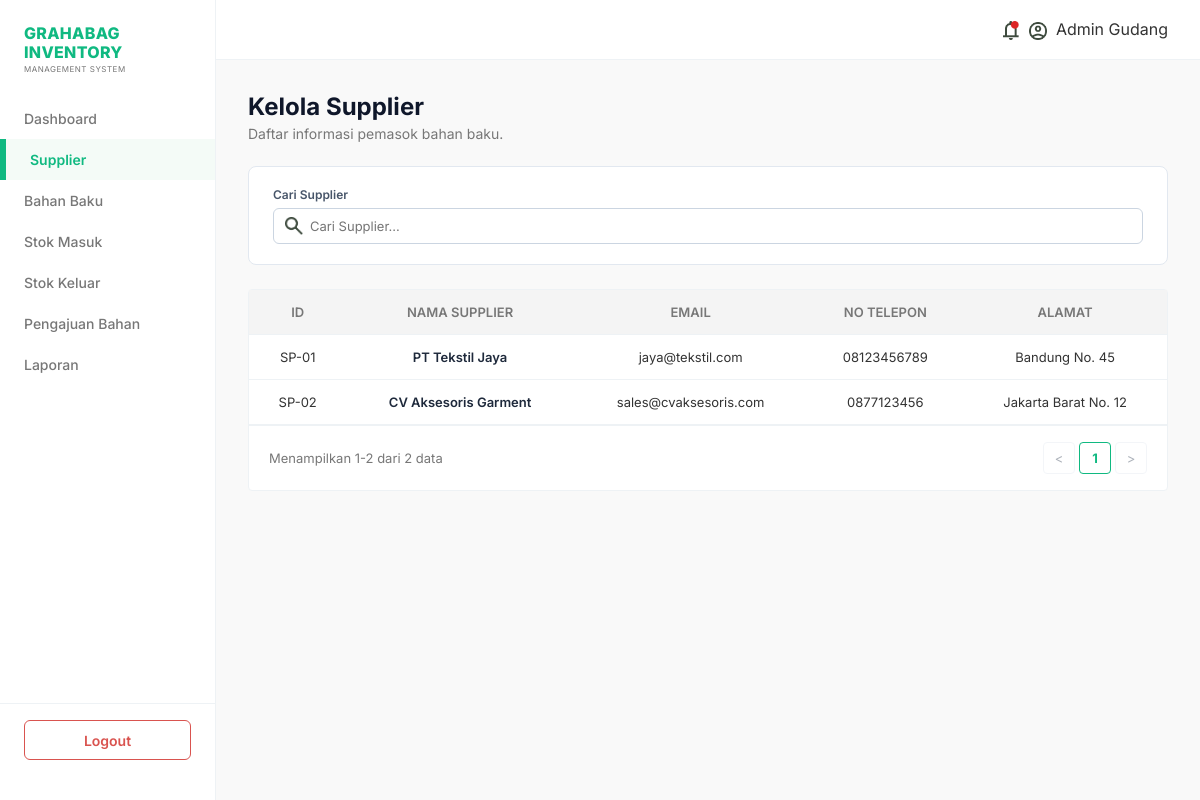
/pages/supplier.php (signed in), run on the app's committed database.
### tables this page shows
CREATE TABLE suppliers (
    supplier_id INT AUTO_INCREMENT PRIMARY KEY,
    supplier_name VARCHAR(50) NOT NULL,
    email VARCHAR(100) NOT NULL,
    no_telp VARCHAR(50) NOT NULL,
    address VARCHAR(255) NOT NULL
);

### pages/supplier.php (the view, shortened to what this page needs)
<?php
require_once '../includes/header.php';
require_once '../includes/sidebar.php';
$role = $_SESSION['role'] ?? 'admin';
$query_supplier = "SELECT * FROM suppliers ORDER BY supplier_id ASC";
$suppliers = $conn->query($query_supplier);
$total_supplier = $suppliers->num_rows;
?>
<div class="bahan-baku-container">
    <div class="page-header-action">
        <div class="header-left">
            <h1 class="page-title-main">Kelola Supplier</h1>
            <p class="page-subtitle-main">Daftar informasi pemasok bahan baku.</p>
        </div>
    </div>
    <div class="filter-stok-wrapper">
        <div class="search-stock-box">
            <label>Cari Supplier</label>
            <div class="search-input-inner">
                <img src="../assets/icons/search.png" alt="Search" class="table-icon-img">
                <input type="text" id="tableSearch" placeholder="Cari Supplier...">
            </div>
        </div>
    </div>
    <div class="content-table-wrapper">
        <table class="data-table">
            <thead>
                <tr>
                    <th>ID</th>
                    <th>NAMA SUPPLIER</th>
                    <th>EMAIL</th>
                    <th>NO TELEPON</th>
                    <th>ALAMAT</th>
                </tr>
            </thead>
            <tbody>
                <?php if ($total_supplier > 0): ?>
                    <?php while($row = $suppliers->fetch_assoc()): ?>
                    <tr>
                        <td>SP-0<?php echo $row['supplier_id']; ?></td>
                        <td class="text-material-name"><?php echo htmlspecialchars($row['supplier_name']); ?></td>
                        <td><?php echo htmlspecialchars($row['email']); ?></td>
                        <td><?php echo htmlspecialchars($row['no_telp']); ?></td>
                        <td><?php echo htmlspecialchars($row['address']); ?></td>
                    </tr>
                    <?php endwhile; ?>
                <?php else: ?>
                    <tr>
                        <td colspan="<?php echo ($role === 'owner') ? '6' : '5'; ?>" style="text-align: center; color: var(--text-secondary);">Belum ada data supplier.</td>
                    </tr>
                <?php endif; ?>
            </tbody>
        </table>
        <div class="table-footer-pagination">
            <div class="pagination-info">Menampilkan 1-<?php echo $total_supplier; ?> dari <?php echo $total_supplier; ?> data</div>
            <div class="pagination-controls">
            </div>
        </div>
    </div>
</div>
</div> </div> <script src="../assets/main.js?v=<?= time(); ?>"></script>
</body>
</html>

### assets/style.css (style rules this page uses)
:root { --main-green: #10b981; --light-green: #76c800; --pale-white: #f9f9f9; --light-gray: #f4f4f4; --accent-blue: #4fa3f7; --text-main: #333333; --text-secondary: #777777; --error-red: #d9534f; --success-green: #5cb85c; --border-color: #eef2f5; }
* { box-sizing: border-box; margin: 0; padding: 0; font-family: 'Inter', sans-serif; }
body { background-color: var(--pale-white); color: var(--text-main); }
.content-table-wrapper { background: #ffffff; border: 1px solid var(--border-color); border-radius: 4px; }
.table-icon-img { width: 18px; height: 18px; object-fit: contain; vertical-align: middle; }
.data-table { width: 100%; border-collapse: collapse; text-align: left; font-size: 13px; }
.data-table th { background-color: var(--light-gray); padding: 14px 20px; font-weight: 600; color: var(--text-secondary); border-bottom: 1px solid var(--border-color); text-align: center; }
.data-table td { padding: 14px 20px; border-bottom: 1px solid var(--border-color); text-align: center; }
.page-header-action { display: flex; justify-content: space-between; align-items: center; margin-bottom: 24px; }
.page-title-main { font-size: 24px; font-weight: 700; color: #0f172a; }
.page-subtitle-main { font-size: 14px; color: var(--text-secondary); margin-top: 4px; }
.text-material-name { color: #1e293b; font-weight: 600 !important; }
.table-footer-pagination { padding: 16px 20px; display: flex; justify-content: space-between; align-items: center; border-top: 1px solid var(--border-color); }
.pagination-info { font-size: 13px; color: var(--text-secondary); }
.pagination-controls { display: flex; align-items: center; gap: 4px; }
.filter-stok-wrapper { background: #ffffff; border: 1px solid #e2e8f0; border-radius: 8px; padding: 20px 24px; display: flex; align-items: flex-end; gap: 20px; margin-bottom: 24px; }
.date-input-box label, .search-stock-box label { font-size: 12px; font-weight: 600; color: #475569; }
.search-stock-box { display: flex; flex-direction: column; gap: 6px; flex-grow: 1; }
.search-input-inner { position: relative; }
.search-input-inner .table-icon-img { position: absolute; left: 12px; top: 50%; transform: translateY(-50%); }
.search-input-inner input { width: 100%; padding: 9px 12px 9px 36px; border: 1px solid #cbd5e1; border-radius: 6px; font-size: 13px; outline: none; }

### data on the page
suppliers: supplier_id "1", supplier_name "PT Tekstil Jaya", email "jaya@tekstil.com", no_telp "08123456789", address "Bandung No. 45"
suppliers: supplier_id "2", supplier_name "CV Aksesoris Garment", email "sales@cvaksesoris.com", no_telp "0877123456", address "Jakarta Barat No. 12"

### other printed values
$_SESSION['full_name'] "Admin Gudang"
